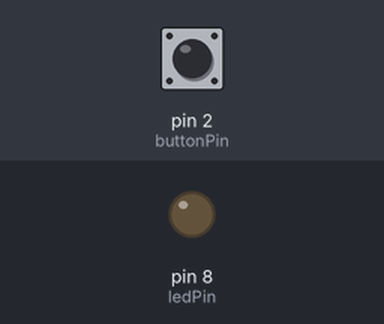
A sketch run on a simulated Arduino Uno, built with avr-gcc and run on an emulated ATmega328P. Parts: output pins drawn as LEDs (lit = HIGH). Dashed ring = blinking. The test bench sets the inputs (shaded band); at power-on: pin 2 (buttonPin) LOW.

Above: at 1.2 s.
1.3 s: pin 2 (buttonPin) pulled HIGH for 0.15 s
At 1.7 s:
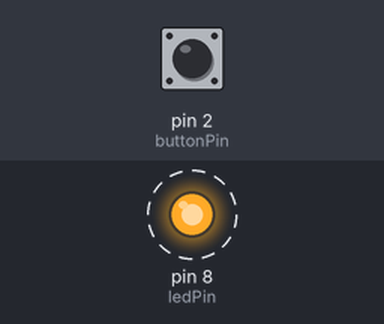
Timing chart, 0 to 10.4 s (numbered marks = the images above; inputs shaded):
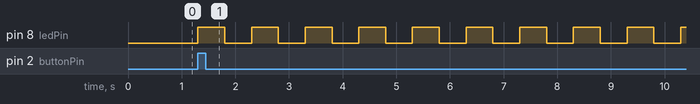

The sketch:

sketch12_06_switch_count_switch.ino
```cpp
/* 5つのモードがあり、ボタンを押すたびに切り替わる */

const int buttonPin = 2;
const int ledPin = 8;
int old_val = LOW;
int status = 0;

void setup() {
  pinMode(ledPin, OUTPUT);
  pinMode(buttonPin, INPUT);
}

void loop() {
  int new_val = digitalRead(buttonPin);

  if ((new_val == HIGH) && (old_val == LOW)) {
    status = (status + 1) % 5;
  }

  switch (status) {
    case 0:
      digitalWrite(ledPin, LOW);
      delay(10);   // チャタリング防止
      break;
    case 1:
      digitalWrite(ledPin, HIGH);
      delay(500);
      digitalWrite(ledPin, LOW);
      delay(500);
      break;
    case 2:
      digitalWrite(ledPin, HIGH);
      delay(250);
      digitalWrite(ledPin, LOW);
      delay(250);
      break;
    case 3:
      digitalWrite(ledPin, HIGH);
      delay(250);
      digitalWrite(ledPin, LOW);
      delay(750);
      break;
    case 4:
      digitalWrite(ledPin, HIGH);
      delay(10);   // チャタリング防止
      break;
  }

  old_val = new_val;
}
```

Measured:
- after the input at 1.3 s, pin 8 (ledPin): alternates HIGH for 0.50 s and LOW for 0.50 s, starting at once
